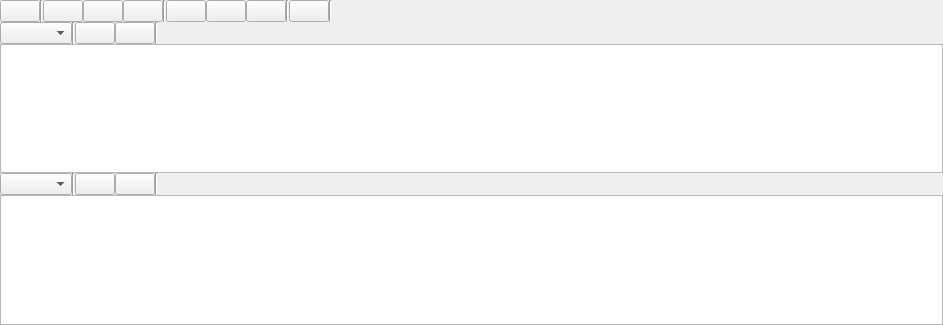
<?xml version="1.0" encoding="UTF-8"?>
<ui version="4.0">
 <class>Bag</class>
 <widget class="QWidget" name="Bag">
  <property name="geometry">
   <rect>
    <x>0</x>
    <y>0</y>
    <width>943</width>
    <height>325</height>
   </rect>
  </property>
  <property name="windowTitle">
   <string>Bag</string>
  </property>
  <layout class="QVBoxLayout" name="verticalLayout">
   <property name="spacing">
    <number>0</number>
   </property>
   <property name="margin">
    <number>0</number>
   </property>
   <item>
    <layout class="QHBoxLayout" name="horizontalLayout">
     <item>
      <widget class="QPushButton" name="load_button">
       <property name="toolTip">
        <string>Load Bag</string>
       </property>
       <property name="text">
        <string/>
       </property>
       <property name="iconSize">
        <size>
         <width>16</width>
         <height>16</height>
        </size>
       </property>
      </widget>
     </item>
     <item>
      <widget class="Line" name="line_1">
       <property name="orientation">
        <enum>Qt::Vertical</enum>
       </property>
      </widget>
     </item>
     <item>
      <widget class="QPushButton" name="slower_button">
       <property name="toolTip">
        <string>Slower / Rewind</string>
       </property>
       <property name="text">
        <string/>
       </property>
       <property name="iconSize">
        <size>
         <width>16</width>
         <height>16</height>
        </size>
       </property>
      </widget>
     </item>
     <item>
      <widget class="QPushButton" name="play_button">
       <property name="toolTip">
        <string>Play / Pause</string>
       </property>
       <property name="text">
        <string/>
       </property>
       <property name="iconSize">
        <size>
         <width>16</width>
         <height>16</height>
        </size>
       </property>
       <property name="checkable">
        <bool>true</bool>
       </property>
      </widget>
     </item>
     <item>
      <widget class="QPushButton" name="faster_button">
       <property name="toolTip">
        <string>Fast Forward</string>
       </property>
       <property name="text">
        <string/>
       </property>
       <property name="iconSize">
        <size>
         <width>16</width>
         <height>16</height>
        </size>
       </property>
      </widget>
     </item>
     <item>
      <widget class="Line" name="line_2">
       <property name="orientation">
        <enum>Qt::Vertical</enum>
       </property>
      </widget>
     </item>
     <item>
      <widget class="QPushButton" name="zoom_in_button">
       <property name="toolTip">
        <string>Zoom In</string>
       </property>
       <property name="text">
        <string/>
       </property>
       <property name="iconSize">
        <size>
         <width>16</width>
         <height>16</height>
        </size>
       </property>
      </widget>
     </item>
     <item>
      <widget class="QPushButton" name="zoom_out_button">
       <property name="toolTip">
        <string>Zoom Out</string>
       </property>
       <property name="text">
        <string/>
       </property>
       <property name="iconSize">
        <size>
         <width>16</width>
         <height>16</height>
        </size>
       </property>
      </widget>
     </item>
     <item>
      <widget class="QPushButton" name="zoom_all_button">
       <property name="toolTip">
        <string>Zoom Home</string>
       </property>
       <property name="text">
        <string/>
       </property>
       <property name="iconSize">
        <size>
         <width>16</width>
         <height>16</height>
        </size>
       </property>
      </widget>
     </item>
     <item>
      <widget class="Line" name="line_3">
       <property name="orientation">
        <enum>Qt::Vertical</enum>
       </property>
      </widget>
     </item>

     <item>
      <widget class="QPushButton" name="add_event_filter_button">
       <property name="toolTip">
        <string>Add Event Filter</string>
       </property>
       <property name="text">
        <string/>
       </property>
       <property name="iconSize">
        <size>
         <width>16</width>
         <height>16</height>
        </size>
       </property>
      </widget>
     </item>

     <item>
      <widget class="Line" name="line_4">
       <property name="orientation">
        <enum>Qt::Vertical</enum>
       </property>
      </widget>
     </item>

     <item>
      <spacer name="horizontalSpacer">
       <property name="orientation">
        <enum>Qt::Horizontal</enum>
       </property>
       <property name="sizeHint" stdset="0">
        <size>
         <width>40</width>
         <height>20</height>
        </size>
       </property>
      </spacer>
     </item>
    </layout>
   </item>


   <item>
    <layout class="QHBoxLayout" name="horizontalLayout">
     <item>
      <widget class="QComboBox" name="event_selector_1">
        <property name="sizeAdjustPolicy">
          <enum>QComboBox::AdjustToContents</enum>
        </property>
      </widget>
     </item>
     <item>
      <widget class="Line" name="line_5">
       <property name="orientation">
        <enum>Qt::Vertical</enum>
       </property>
      </widget>
     </item>
     <item>
      <widget class="QPushButton" name="prev_button_1">
       <property name="toolTip">
        <string>Previous Event</string>
       </property>
       <property name="text">
        <string/>
       </property>
       <property name="iconSize">
        <size>
         <width>16</width>
         <height>16</height>
        </size>
       </property>
      </widget>
     </item>
     <item>
      <widget class="QPushButton" name="next_button_1">
       <property name="toolTip">
        <string>Next Event</string>
       </property>
       <property name="text">
        <string/>
       </property>
       <property name="iconSize">
        <size>
         <width>16</width>
         <height>16</height>
        </size>
       </property>
      </widget>
     </item>
     <item>
      <widget class="Line" name="line_6">
       <property name="orientation">
        <enum>Qt::Vertical</enum>
       </property>
      </widget>
     </item>
     <item>
      <spacer name="horizontalSpacer">
       <property name="orientation">
        <enum>Qt::Horizontal</enum>
       </property>
       <property name="sizeHint" stdset="0">
        <size>
         <width>40</width>
         <height>20</height>
        </size>
       </property>
      </spacer>
     </item>
    </layout>
   </item>


   <item>
    <widget class="BagGraphicsView" name="graphics_view_1">
     <property name="horizontalScrollBarPolicy">
      <enum>Qt::ScrollBarAlwaysOff</enum>
     </property>
    </widget>
   </item>


  <item>
    <layout class="QHBoxLayout" name="horizontalLayout">
     <item>
      <widget class="QComboBox" name="event_selector_2">
        <property name="sizeAdjustPolicy">
          <enum>QComboBox::AdjustToContents</enum>
        </property>
      </widget>
     </item>
     <item>
      <widget class="Line" name="line_7">
       <property name="orientation">
        <enum>Qt::Vertical</enum>
       </property>
      </widget>
     </item>
     <item>
      <widget class="QPushButton" name="prev_button_2">
       <property name="toolTip">
        <string>Previous Event</string>
       </property>
       <property name="text">
        <string/>
       </property>
       <property name="iconSize">
        <size>
         <width>16</width>
         <height>16</height>
        </size>
       </property>
      </widget>
     </item>
     <item>
      <widget class="QPushButton" name="next_button_2">
       <property name="toolTip">
        <string>Next Event</string>
       </property>
       <property name="text">
        <string/>
       </property>
       <property name="iconSize">
        <size>
         <width>16</width>
         <height>16</height>
        </size>
       </property>
      </widget>
     </item>
     <item>
      <widget class="Line" name="line_8">
       <property name="orientation">
        <enum>Qt::Vertical</enum>
       </property>
      </widget>
     </item>
     <item>
      <spacer name="horizontalSpacer">
       <property name="orientation">
        <enum>Qt::Horizontal</enum>
       </property>
       <property name="sizeHint" stdset="0">
        <size>
         <width>40</width>
         <height>20</height>
        </size>
       </property>
      </spacer>
     </item>
    </layout>
   </item>


   <item>
    <widget class="BagGraphicsView" name="graphics_view_2">
     <property name="horizontalScrollBarPolicy">
      <enum>Qt::ScrollBarAlwaysOff</enum>
     </property>
    </widget>
   </item>

   <!-- <item>
    <layout class="QHBoxLayout" name="status_bar_layout">
     <item>
      <widget class="QProgressBar" name="progress_bar">
       <property name="sizePolicy">
        <sizepolicy hsizetype="Minimum" vsizetype="Fixed">
         <horstretch>0</horstretch>
         <verstretch>0</verstretch>
        </sizepolicy>
       </property>
       <property name="value">
        <number>0</number>
       </property>
       <property name="textVisible">
        <bool>false</bool>
       </property>
      </widget>
     </item>
     <item>
      <widget class="QLabel" name="stamp_label">
       <property name="maximumSize">
        <size>
         <width>125</width>
         <height>16777215</height>
        </size>
       </property>
       <property name="toolTip">
        <string>Time Stamp of the current playhead</string>
       </property>
       <property name="frameShape">
        <enum>QFrame::Panel</enum>
       </property>
       <property name="frameShadow">
        <enum>QFrame::Sunken</enum>
       </property>
       <property name="lineWidth">
        <number>2</number>
       </property>
       <property name="text">
        <string/>
       </property>
      </widget>
     </item>
     <item>
      <widget class="QLabel" name="date_label">
       <property name="maximumSize">
        <size>
         <width>180</width>
         <height>16777215</height>
        </size>
       </property>
       <property name="toolTip">
        <string>Date and time of the playhead</string>
       </property>
       <property name="frameShape">
        <enum>QFrame::Panel</enum>
       </property>
       <property name="frameShadow">
        <enum>QFrame::Sunken</enum>
       </property>
       <property name="lineWidth">
        <number>2</number>
       </property>
       <property name="text">
        <string/>
       </property>
      </widget>
     </item>
     <item>
      <widget class="QLabel" name="seconds_label">
       <property name="minimumSize">
        <size>
         <width>0</width>
         <height>0</height>
        </size>
       </property>
       <property name="maximumSize">
        <size>
         <width>110</width>
         <height>16777215</height>
        </size>
       </property>
       <property name="toolTip">
        <string>Number of Seconds from the beginning of the current playhead</string>
       </property>
       <property name="frameShape">
        <enum>QFrame::Panel</enum>
       </property>
       <property name="frameShadow">
        <enum>QFrame::Sunken</enum>
       </property>
       <property name="lineWidth">
        <number>2</number>
       </property>
       <property name="text">
        <string/>
       </property>
      </widget>
     </item>
     <item>
      <widget class="QLabel" name="playspeed_label">
       <property name="maximumSize">
        <size>
         <width>80</width>
         <height>16777215</height>
        </size>
       </property>
       <property name="frameShape">
        <enum>QFrame::Panel</enum>
       </property>
       <property name="frameShadow">
        <enum>QFrame::Sunken</enum>
       </property>
       <property name="lineWidth">
        <number>2</number>
       </property>
       <property name="text">
        <string/>
       </property>
      </widget>
     </item>
    </layout>
   </item> -->
  </layout>
 </widget>
 <customwidgets>
  <customwidget>
   <class>BagGraphicsView</class>
   <extends>QGraphicsView</extends>
   <header>rqt_bag.bag_widget</header>
  </customwidget>
 </customwidgets>
 <resources/>
 <connections/>
</ui>
